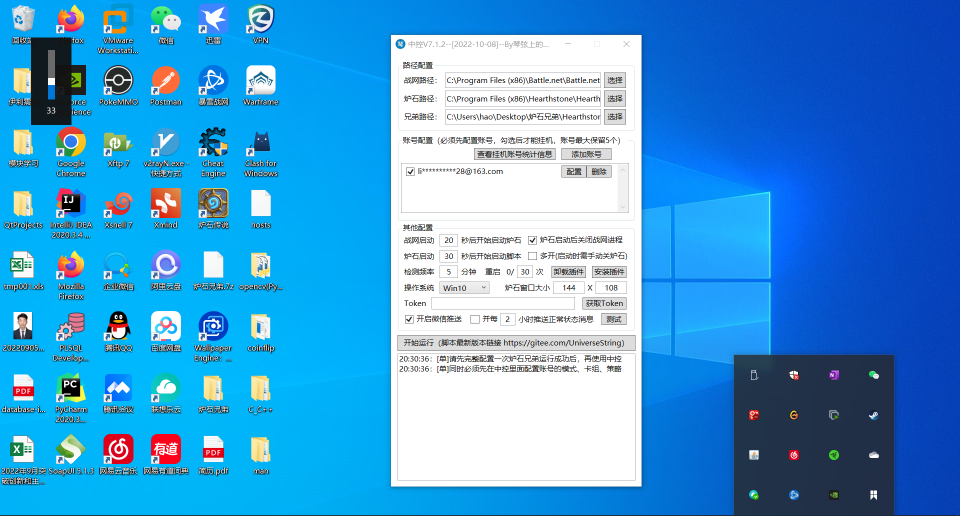
#> input picture Photos/win.png, 1920 x 1031 px, found by its file name (shown at 1/2 size)
$ python TemplateMatch.py
#> lines starting #> are read from the running program, lines starting #| are printed output that depends on the picture
import cv2 as cv
import numpy as np
from matplotlib import pyplot as plt
#模板匹配,以灰度图读出图片
img=cv.imread(r'C:\Users\hao\Desktop\opencv(Python)\Photos\win.png',cv.IMREAD_UNCHANGED)
#> img is the input picture: shape (1031, 1920, 3); mean B, G, R 216.2, 155.7, 71
mainwin=cv.imread(r'C:\Users\hao\Desktop\opencv(Python)\Photos\win.png',cv.IMREAD_GRAYSCALE)
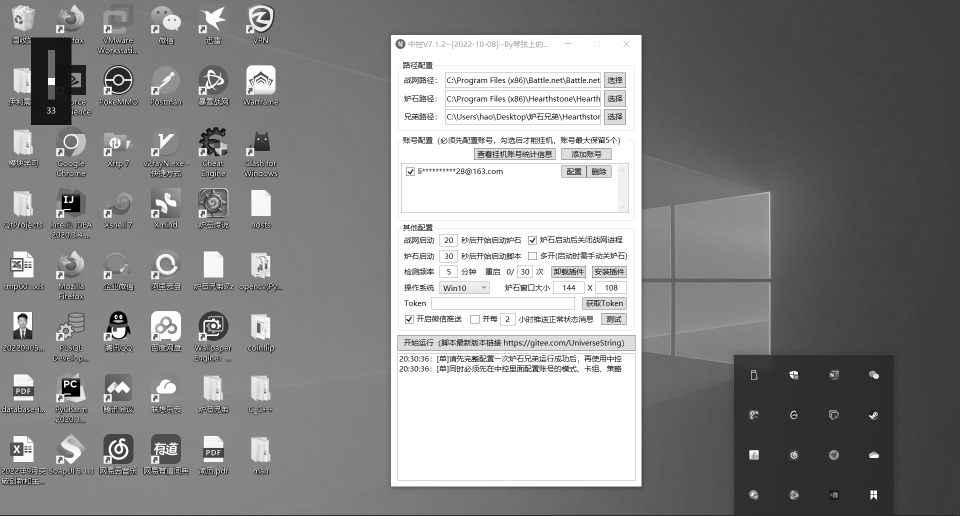
#> mainwin: shape (1031, 1920) (shown at 1/2 size); min 0, max 255, mean 136.9
btn=cv.imread(r'C:\Users\hao\Desktop\opencv(Python)\Photos\start.png',cv.IMREAD_GRAYSCALE)
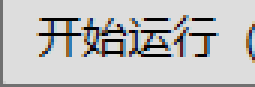
#> input picture Photos/start.png, 85 x 29 px, found by its file name (shown 3 times larger)
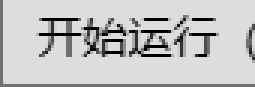
#> btn: shape (29, 85) (shown 3 times larger); min 0, max 221, mean 194.4
#btn.shap 灰度 图输出数组 为 图片高，图片宽 这里的-1是将数组转置了
w,h=btn.shape[::-1]
#> w = 85; h = 29
# 定义模板匹配的方法 这些枚举值都是一些数字
methods=['cv.TM_CCOEFF','cv.TM_CCOEFF_NORMED','cv.TM_CCORR','cv.TM_CCORR_NORMED','cv.TM_SQDIFF','cv.TM_SQDIFF_NORMED']
for meth in methods:
    img_t=img.copy()
    # 这里eval应该是吧字符对应的枚举值取了出来
    method=eval(meth)
    print(meth)
    # 使用模板匹配
    res=cv.matchTemplate(mainwin,btn,method)
    print(cv.minMaxLoc(res))
    minval,maxval,minloc,maxloc=cv.minMaxLoc(res)
    # 取得左上角坐标
    if method in [cv.TM_SQDIFF,cv.TM_SQDIFF_NORMED]:
        top_left=minloc
    else:
        top_left=maxloc
    # 计算右下角坐标 用左上角坐标加模板图片的宽和高
    button_right=(top_left[0]+w,top_left[1]+h)

    cv.rectangle(img_t,top_left,button_right,(255,0,0),2)
    plt.subplot(121),plt.imshow(res,cmap = 'gray')
    plt.title('Matching Result'), plt.xticks([]), plt.yticks([])
    plt.subplot(122),plt.imshow(img_t,cmap = 'gray')
    plt.title('Detected Point'), plt.xticks([]), plt.yticks([])
#> (the run stopped early here; a loop or call above may not have finished)
